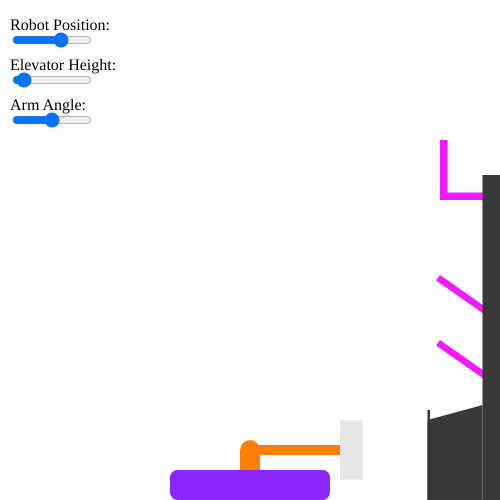
Frame 1 (no input)
Frame 60 (no input): identical to frame 1, image omitted
Frame 120 (the mouse pressed at the canvas centre since frame 60): identical to frame 1, image omitted

The p5.js sketch that drew this single still picture (run headless with seeded random() and noise() and a simulated clock; from frame 60 on, the mouse is pressed at the canvas centre):

// p5.js sketch
// ── sketch.js
const SCALE = 5;

const ROBOT_WIDTH = 32 * SCALE;
const ROBOT_HEIGHT = 6 * SCALE;

const REEF_WIDTH = 14.5 * SCALE;
const TROUGH_WIDTH = 0.5 * SCALE;
const TROUGH_HEIGHT = 18 * SCALE;

const SUPPORT_HEIGHT = 65 * SCALE;
const SUPPORT_WIDTH = 3.5 * SCALE;

const LEVEL_2_HEIGHT = 32 * SCALE;
const LEVEL_4_HEIGHT = 72 * SCALE;

const LEVES_START_X = REEF_WIDTH - 2.5 * SCALE;

const ELEVATOR_HEIGHT = 92 * SCALE;
const ELEVATOR_WIDTH = 4 * SCALE;

const ARM_LENGTH = 18 * SCALE;
const ARM_WIDTH = 2 * SCALE;

const CORAL_WIDTH = 11.875 * SCALE;
const CORAL_HEIGHT = 4.5 * SCALE;


var robotX;
var elevatorHeight;
var armAngle;


var robotXSlider, elevatorSlider, armSlider;
function setup() {
    createCanvas(500, 500);
    robotX = width / 2;
    createP('Robot Position:').position(10, 0);
    createP('Elevator Height:').position(10, 40);
    createP('Arm Angle:').position(10, 80);

    robotXSlider = createSlider(ROBOT_WIDTH / 2, width - REEF_WIDTH - ROBOT_WIDTH / 2, width / 2);
    robotXSlider.position(10, 30);
    robotXSlider.size(80);

    elevatorSlider = createSlider(0, ELEVATOR_HEIGHT, 30);
    elevatorSlider.position(10, 70);
    elevatorSlider.size(80);

    armSlider = createSlider(-180, 180, 0);
    armSlider.position(10, 110);
    armSlider.size(80);
}

function draw() {
    robotX = robotXSlider.value();
    elevatorHeight = elevatorSlider.value();
    armAngle = degreesToRadians(armSlider.value());

    background(255);

    noStroke();

    // Trough
    fill(57);
    rect(width - REEF_WIDTH, height - TROUGH_HEIGHT, TROUGH_WIDTH, TROUGH_HEIGHT)

    beginShape();
    vertex(width - REEF_WIDTH, height - TROUGH_HEIGHT + 2 * SCALE);
    vertex(width - REEF_WIDTH, height);
    vertex(width - SUPPORT_WIDTH, height);
    vertex(width - SUPPORT_WIDTH, height - TROUGH_HEIGHT - SCALE);
    endShape();

    // Pipes
    fill(244, 24, 253)
    beginShape();
    vertex(width - LEVES_START_X, height - LEVEL_2_HEIGHT);
    vertex(width - LEVES_START_X - 0.8 * SCALE, height - LEVEL_2_HEIGHT + 1.1 * SCALE);
    vertex(width - LEVES_START_X - 0.8 * SCALE + 22.135 * SCALE, height - LEVEL_2_HEIGHT + 1.1 * SCALE + 15.5 * SCALE);
    vertex(width - LEVES_START_X + 22.135 * SCALE, height - LEVEL_2_HEIGHT + 15.5 * SCALE);
    endShape();

    beginShape();
    vertex(width - LEVES_START_X, height - LEVEL_2_HEIGHT - 13 * SCALE);
    vertex(width - LEVES_START_X - 0.8 * SCALE, height - LEVEL_2_HEIGHT + 1.1 * SCALE - 13 * SCALE);
    vertex(width - LEVES_START_X - 0.8 * SCALE + 22.135 * SCALE, height - LEVEL_2_HEIGHT + 1.1 * SCALE + 15.5 * SCALE - 13 * SCALE);
    vertex(width - LEVES_START_X + 22.135 * SCALE, height - LEVEL_2_HEIGHT + 15.5 * SCALE - 13 * SCALE);
    endShape();

    rect(width - LEVES_START_X, height - LEVEL_4_HEIGHT, 1.5 * SCALE, 12 * SCALE);
    rect(width - LEVES_START_X, height - LEVEL_4_HEIGHT + 10.5 * SCALE, 12 * SCALE, 1.5 * SCALE);

    // Support Structure
    fill(57);
    rect(width - SUPPORT_WIDTH, height - SUPPORT_HEIGHT, SUPPORT_WIDTH, SUPPORT_HEIGHT);

    // Elevator
    fill(255, 128, 0);
    rect(robotX - ELEVATOR_WIDTH / 2, height - elevatorHeight - ROBOT_HEIGHT, ELEVATOR_WIDTH, elevatorHeight + 10, ELEVATOR_WIDTH / 2);

    // Arm
    strokeWeight(ARM_WIDTH)
    stroke(255, 128, 0)
    beginShape();
    vertex(robotX, height - elevatorHeight - ROBOT_HEIGHT + ARM_WIDTH);
    vertex(robotX + ARM_LENGTH * Math.cos(armAngle), height - elevatorHeight - ROBOT_HEIGHT + ARM_WIDTH + ARM_LENGTH * Math.sin(armAngle));
    endShape();
    // rect(robotX, height - elevatorHeight - ROBOT_HEIGHT, ARM_LENGTH, ARM_WIDTH);

    // The robot
    noStroke();
    fill(140, 38, 255);
    rect(robotX - ROBOT_WIDTH / 2, height - ROBOT_HEIGHT, ROBOT_WIDTH, ROBOT_HEIGHT, ROBOT_HEIGHT / 4, ROBOT_HEIGHT / 4)

    // The Coral
    fill(230);
    beginShape();
    vertex(
        robotX + ARM_LENGTH * Math.cos(armAngle) + CORAL_WIDTH / 2 * Math.sin(armAngle),
        height - elevatorHeight - ROBOT_HEIGHT + ARM_WIDTH + ARM_LENGTH * Math.sin(armAngle) - CORAL_WIDTH / 2 * Math.cos(armAngle));
    vertex(
        robotX + ARM_LENGTH * Math.cos(armAngle) + CORAL_HEIGHT * Math.cos(armAngle) + CORAL_WIDTH / 2 * Math.sin(armAngle),
        height - elevatorHeight - ROBOT_HEIGHT + ARM_WIDTH + ARM_LENGTH * Math.sin(armAngle) - CORAL_WIDTH / 2 * Math.cos(armAngle) + CORAL_HEIGHT * Math.sin(armAngle));
    vertex(
        robotX + ARM_LENGTH * Math.cos(armAngle) + CORAL_HEIGHT * Math.cos(armAngle) - CORAL_WIDTH / 2 * Math.sin(armAngle),
        height - elevatorHeight - ROBOT_HEIGHT + ARM_WIDTH + ARM_LENGTH * Math.sin(armAngle) + CORAL_WIDTH / 2 * Math.cos(armAngle) + CORAL_HEIGHT * Math.sin(armAngle));
    vertex(
        robotX + ARM_LENGTH * Math.cos(armAngle) - CORAL_WIDTH / 2 * Math.sin(armAngle),
        height - elevatorHeight - ROBOT_HEIGHT + ARM_WIDTH + ARM_LENGTH * Math.sin(armAngle) + CORAL_WIDTH / 2 * Math.cos(armAngle));
    endShape();


}

function degreesToRadians(degrees) {
    return degrees * (Math.PI / 180);
};
